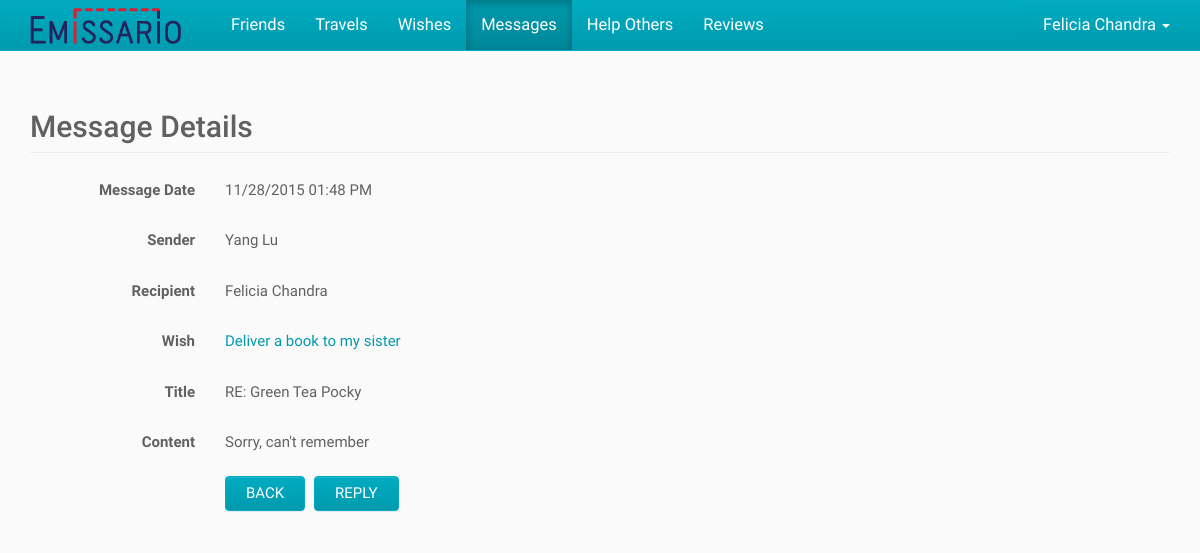
Screenshot of /index.php/messages/view/2 (signed in) with the database file from the repository.
### tables this page shows
CREATE TABLE IF NOT EXISTS User (
	ID BIGINT NOT NULL AUTO_INCREMENT,
    First_Name VARCHAR(100) NOT NULL,
    Last_Name VARCHAR(100) NULL,
    Email VARCHAR(100) NOT NULL UNIQUE,
    `Password` CHAR(255) NOT NULL,
    City VARCHAR(100) NULL,
    State VARCHAR(100) NULL,
    Country VARCHAR(2) NULL,
    Phone VARCHAR(100) NULL,
    Created_On DATETIME NULL,
    Modified_On DATETIME NULL,
    PRIMARY KEY (ID)
);

CREATE TABLE IF NOT EXISTS Message (
	ID BIGINT NOT NULL AUTO_INCREMENT,
    Sender_ID BIGINT NOT NULL,
    Recipient_ID BIGINT NOT NULL,
    Title VARCHAR(255) NULL,
    Content VARCHAR(10000) NOT NULL,
    Unread BIT NOT NULL DEFAULT 1,
    Wish_ID BIGINT NULL,
    Created_On DATETIME NULL,
    Modified_On DATETIME NULL,
    PRIMARY KEY (ID),
    FOREIGN KEY (Sender_ID) REFERENCES User (ID),
    FOREIGN KEY (Recipient_ID) REFERENCES User (ID),
    FOREIGN KEY (Wish_ID) REFERENCES Wish (ID)
);

CREATE TABLE IF NOT EXISTS Wish (
	ID BIGINT NOT NULL AUTO_INCREMENT,
    User_ID BIGINT NOT NULL,
    Description VARCHAR(1000) NOT NULL,
    Image BLOB NULL,
    Weight VARCHAR(50) NULL,
    Destination_City VARCHAR(100) NULL,
    Destination_Country VARCHAR(2) NULL,
    Max_Date DATE NULL,
    Compensation VARCHAR(100) NULL,
    Created_On DATETIME NULL,
    Modified_On DATETIME NULL,
    PRIMARY KEY (ID),
    FOREIGN KEY (User_ID) REFERENCES User (ID)
);

### application/controllers/messages.php (called while the page is built, shortened)
<?php
class Messages
{
	public function view($messageID)
	{
		$userID = $GLOBALS["beans"]->siteHelper->getSession("userID");
		$message = $GLOBALS["beans"]->messageService->getMessage($messageID, $userID);
		require APP . 'views/_templates/header.php';
		require APP . 'views/messages/view.php';
		require APP . 'views/_templates/footer.php';
	}
}

### index.php (called while the page is built, shortened)
<?php
$app = new Application();

### application/core/service.php (called while the page is built)
<?php
class Service
{
	function __construct($model)
	{
		$this->model = $model;
	}
}

### application/core/model.php (called while the page is built)
<?php
class Model
{
	function __construct($db)
	{
		$this->db = $db;
	}
}

### application/models/userModel.php (called while the page is built, shortened)
<?php
class UserModel extends Model
{
	public function getUser($userID)
	{
		$sql = "SELECT User.*, Country.Country_Name, State.State_Name
				FROM User
				LEFT JOIN Country ON Country.Country_Code = User.Country
				LEFT JOIN State ON State.State_Code = User.State
				WHERE User.ID = :user_id";
		$parameters = array(":user_id" => $userID);
		return $GLOBALS["beans"]->queryHelper->getSingleRowObject($this->db, $sql, $parameters);
	}
}

### application/helpers/queryHelper.php (called while the page is built, shortened)
<?php
class QueryHelper
{
	public function getSingleRowObject($db, $sql, $parameters) {
		$query = $db->prepare($sql);
		$query->execute($parameters);
		$result = $query->fetch();
		return $result;
	}
}

### application/services/userService.php (called while the page is built, shortened)
<?php
class UserService extends Service
{
	public function getUser($userID)
	{
		return $this->model->getUser($userID);
	}
}

### application/models/messageModel.php (called while the page is built, shortened)
<?php
class MessageModel extends Model
{
	public function getMessage($messageID, $userID = "")
	{
		$sql = "SELECT Message.*,
					Sender.First_name AS Sender_First_Name,
					Sender.Last_name AS Sender_Last_Name,
					Recipient.First_Name AS Recipient_First_Name,
					Recipient.Last_Name AS Recipient_Last_Name,
					DATE_FORMAT(Message.Created_On, '%m/%d/%Y %h:%i %p') AS Formatted_Created_On,
					Wish.Description AS Wish_Description,
					Wish.User_ID AS Wish_Owner_ID";
		if (is_numeric($userID)) {
			$sql .= " ,(SELECT Help.ID
					FROM Help
					WHERE Help.Wish_ID = Wish.ID
						AND Help.User_ID = :user_id
					LIMIT 1) AS Help_ID";
		}
		$sql .= " FROM Message
				INNER JOIN User Sender ON Sender.ID = Message.Sender_ID
				INNER JOIN User Recipient ON Recipient.ID = Message.Recipient_ID
				LEFT JOIN Wish ON Wish.ID = Message.Wish_ID
				WHERE Message.ID = :message_id";
		if (is_numeric($userID)) {
			$sql .= " AND (Message.Recipient_ID = :user_id
						OR Message.Sender_ID = :user_id)";
		}
		$parameters = array(':message_id' => $messageID);
		if (is_numeric($userID)) {
			$parameters[":user_id"] = $userID;
		}
		return $GLOBALS["beans"]->queryHelper->getSingleRowObject($this->db, $sql, $parameters);
	}
}

### application/services/messageService.php (called while the page is built, shortened)
<?php
class MessageService extends Service
{
	public function getMessage($messageID, $userID = "")
	{
		return $this->model->getMessage($messageID, $userID);
	}
}

### application/views/messages/view.php (the view, shortened to what this page needs)
<div class="container">
	<h2 class="page-header">Message Details</h2>
	<div class="section form-horizontal">
		<div class="form-group">
			<label class="col-sm-2 control-label">Message Date</label>
			<div class="col-sm-10">
				<p class="form-control-static"><?php echo $message->Formatted_Created_On ?></p>
			</div>
		</div>
		<div class="form-group">
			<label class="col-sm-2 control-label">Sender</label>
			<div class="col-sm-10">
				<p class="form-control-static"><?php echo $message->Sender_First_Name . " " . $message->Sender_Last_Name ?></p>
			</div>
		</div>
		<div class="form-group">
			<label class="col-sm-2 control-label">Recipient</label>
			<div class="col-sm-10">
				<p class="form-control-static"><?php echo $message->Recipient_First_Name . " " . $message->Recipient_Last_Name ?></p>
			</div>
		</div>
		<?php if ($message->Wish_Owner_ID == $userID) { ?>
			<div class="form-group">
				<label class="col-sm-2 control-label">Wish</label>
				<div class="col-sm-10">
					<p class="form-control-static">
						<a href="<?php echo URL_WITH_INDEX_FILE . "wishes/view/" . $message->Wish_ID; ?>">
							<?php echo $message->Wish_Description ?>
						</a>
					</p>
				</div>
			</div>
		<?php } ?>
		<div class="form-group">
			<label class="col-sm-2 control-label">Title</label>
			<div class="col-sm-10">
				<p class="form-control-static"><?php echo $message->Title ?></p>
			</div>
		</div>
		<div class="form-group">
			<label class="col-sm-2 control-label">Content</label>
			<div class="col-sm-10">
				<p class="form-control-static"><?php echo $message->Content ?></p>
			</div>
		</div>
		<div class="form-group">
			<div class="col-sm-offset-2 col-sm-10">
				<button type="button" id="back" class="btn btn-default">Back</button>
				<button type="button" id="reply" class="btn btn-default">Reply</button>
			</div>
		</div>
	</div>
</div>

### application/views/_templates/header.php (shortened to what this page needs)
<?php
$activeView = "";
if (array_key_exists("PATH_INFO", $_SERVER)) {
	$pathInfoArray = explode("/", $_SERVER["PATH_INFO"]);
	$activeView = $pathInfoArray[1];
}
if (!isset($user)) {
	$user = $GLOBALS["beans"]->userService->getUser($userID);
}
?><!DOCTYPE html>
<html lang="en">
<head>
	<link href="<?php echo URL; ?>public/css/bootstrap.css" rel="stylesheet">
	<link href="<?php echo URL; ?>public/css/bootstrap-theme.css" rel="stylesheet">
	<link href="<?php echo URL; ?>public/css/bootstrap-datepicker3.css" rel="stylesheet">
</head>
<body>
	<nav class="navbar navbar-inverse navbar-fixed-top">
		<div class="container">
			<div class="navbar-header">
				<a class="navbar-brand" href="<?php echo URL_WITH_INDEX_FILE; ?>">
					<img alt="Emissario" src="<?php echo URL; ?>public/img/logo.png" />
				</a>
			</div>
			<?php if (is_numeric($userID)) { ?>
				<div id="navbar" class="navbar-collapse collapse">
					<ul class="nav navbar-nav navbar-left">
						<?php echo $GLOBALS["beans"]->siteHelper->getNavigationHTML($activeView); ?>
					</ul>
					<ul class="nav navbar-nav navbar-right">
						<li class="dropdown">
							<a class="dropdown-toggle" href="#!" aria-expanded="false" aria-haspopup="true" role="button" data-toggle="dropdown">
								<?php echo $user->First_Name . " " . $user->Last_Name ?>
								<span class="caret"></span>
							</a>
						</li>
					</ul>
				</div>
			<?php } ?>
		</div>
	</nav>

### rows the page displays
user: First_Name "Felicia", Last_Name "Chandra"
message: Sender_ID.First_Name "Yang", Sender_ID.Last_Name "Lu", Recipient_ID.First_Name "Felicia", Recipient_ID.Last_Name "Chandra", Wish_ID.Description "Deliver a book to my sister", Title "RE: Green Tea Pocky", Content "Sorry, can't remember"

### other values shown
$viewTitle "Friends"
$viewTitle "Travels"
$viewTitle "Wishes"
$viewTitle "Messages"
$viewTitle "Help Others"
$viewTitle "Reviews"
$message->Formatted_Created_On "11/28/2015 01:48 PM"
